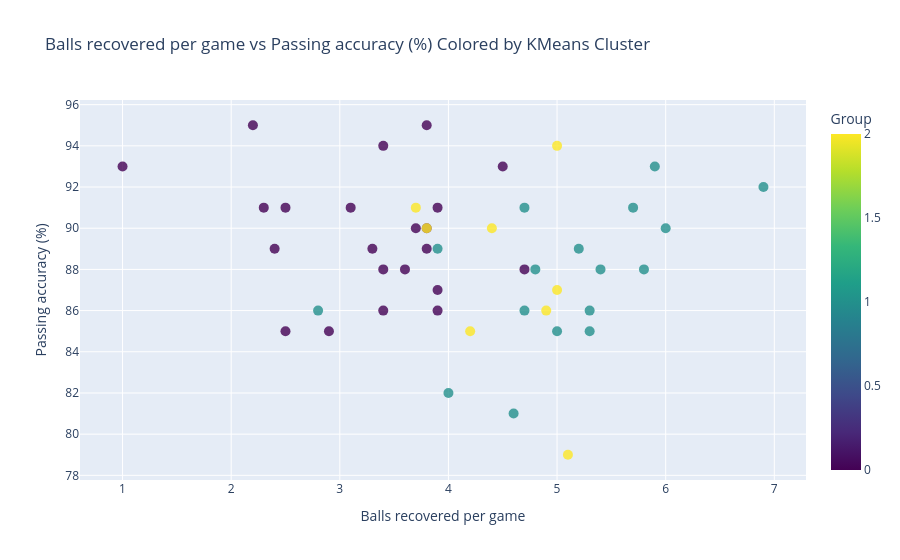

Here is the notebook cell this chart was saved with:
### Code cell
import plotly.express as px
from sklearn.preprocessing import StandardScaler
from sklearn.cluster import KMeans

# Convert percentage strings to float
percent_cols = [
    'Passing accuracy (%)',
    'Long pass accuracy (%)',
    'Successful dribbles per 90 (%)',
    'Aerial duels won per 90 (%)'
]
for col in percent_cols:
    df[col] = df[col].astype(float)

# Select relevant numeric features
numeric_cols = [
    'Key passes per 90',
    'Passing accuracy (%)',
    'Interceptions per 90',
    'Tackles per 90',
    'Balls recovered per game',
    'Total duels won per game',
    'Duels won (%)',
    'Errors leading to goal or shot per 90',
    'Successful dribbles per 90',
    'Successful dribbles per 90 (%)',
    'Aerial duels won per 90 (%)',
    'Cards per 90'
]

numeric_cols_labels = [
    'KPs',
    'Pass(%)',
    'Ints',
    'Tackles',
    'Recs',
    'DWPG',
    'DW(%)',
    'Er90',
    'SucDribs',
    'SucDribs(%)',
    'ADs(%)',
    'Cards'
]

df[numeric_cols] = df[numeric_cols].apply(pd.to_numeric, errors='coerce')

# KMeans clustering
X = df[numeric_cols]
X_scaled = StandardScaler().fit_transform(X)
df['Group'] = KMeans(n_clusters=3, random_state=42).fit_predict(X_scaled)

# Scatter plot with cluster labels

x_variable = 'Balls recovered per game'
y_variable = 'Passing accuracy (%)'

fig_scatter = px.scatter(
    df,
    x=x_variable,
    y=y_variable,
    color='Group',
    #text='Name',
    hover_name='Name',
    title=f'{x_variable} vs {y_variable} Colored by KMeans Cluster',
    color_continuous_scale=px.colors.sequential.Viridis
)

# fig_scatter.update_traces(
#     marker=dict(size=10, opacity=0.8),
#     textposition='top center'  # places names above points
# )

fig_scatter.update_traces(marker=dict(size=10, opacity=0.8))
fig_scatter.update_layout(height=600)
fig_scatter.show()

### Figure 1 — Plotly figure (JSON) as saved in the notebook; plotly's stock layout.template omitted (floating-point values rounded to 4 significant figures)
{"data": [{"hovertemplate": "<b>%{hovertext}</b><br><br>Balls recovered per game=%{x}<br>Passing accuracy (%)=%{y}<br>Group=%{marker.color}<extra></extra>", "hovertext": ["Florentino Luis", "Ederson", "Felix Nmecha", "Angelo Stiller", "Morten Hjulmand", "Adam Wharton", "Yehor Yarmolyuk", "Mateus Fernandes", "André", "Carlos Baleba", "Samuele Ricci", "Yannik Engelhardt", "Manu Koné", "Máximo Perrone", "Mandela Keita", "Morten Frendrup", "Nicolò Rovella", "Enzo Barrenechea", "Samú Costa", "Sergi Altimira", "Mario Martin", "Pol Lozano", "Pierre Ekwah", "Tanner Tessmann", "Valentin Atangana Edoa", "Nicolas Seiwald", "Arthur Vermeeren", "Richard Ríos", "Demir Ege Tıknaz", "Mirko Topić", "Alonzo Engwanda", "Enric Llansana", "Rodrigo Bentancur", "Ryan Gravenberch", "Thomas Partey", "Rodri", "Moises Caicedo", "Sandro Tonali", "Calhanoglu", "Aleksandar Pavlovic", "Vitinha", "Frenkie de Jong", "Gavi", "Tchouameni", "Dani Ceballos", "Koke", "Palhinha"], "legendgroup": "", "marker": {"color": [1, 2, 0, 2, 1, 2, 0, 1, 1, 1, 0, 0, 0, 2, 0, 1, 1, 0, 1, 0, 1, 0, 1, 0, 0, 2, 0, 1, 1, 0, 0, 1, 0, 1, 1, 1, 1, 2, 2, 0, 2, 0, 0, 0, 0, 0, 0], "coloraxis": "coloraxis", "opacity": 0.8, "size": 10, "symbol": "circle"}, "mode": "markers", "name": "", "orientation": "v", "showlegend": false, "type": "scatter", "x": [4.8, 5, 3.3, 4.4, 5.7, 5.1, 3.6, 5, 5.9, 5.8, 3.8, 2.4, 3.9, 3.7, 3.1, 5.3, 4.7, 3.9, 4, 3.7, 2.8, 2.9, 5.4, 2.5, 3.4, 4.2, 3.4, 5.3, 4.7, 3.9, 2.5, 4.6, 4.7, 5.2, 3.9, 6.9, 6, 4.9, 3.8, 3.4, 5, 2.2, 2.3, 4.5, 3.8, 3.8, 1], "xaxis": "x", "y": [88, 87, 89, 90, 91, 79, 88, 85, 93, 88, 90, 89, 91, 91, 91, 86, 91, 87, 82, 90, 86, 85, 88, 91, 88, 85, 86, 85, 86, 86, 85, 81, 88, 89, 89, 92, 90, 86, 90, 94, 94, 95, 91, 93, 95, 89, 93], "yaxis": "y"}], "layout": {"autosize": true, "coloraxis": {"colorbar": {"title": {"text": "Group"}}, "colorscale": [[0, "#440154"], [0.1111, "#482878"], [0.2222, "#3e4989"], [0.3333, "#31688e"], [0.4444, "#26828e"], [0.5556, "#1f9e89"], [0.6667, "#35b779"], [0.7778, "#6ece58"], [0.8889, "#b5de2b"], [1, "#fde725"]]}, "legend": {"tracegroupgap": 0}, "title": {"text": "Balls recovered per game vs Passing accuracy (%) Colored by KMeans Cluster"}, "xaxis": {"anchor": "y", "autorange": true, "domain": [0, 1], "range": [0.6221, 7.278], "title": {"text": "Balls recovered per game"}, "type": "linear"}, "yaxis": {"anchor": "x", "autorange": true, "domain": [0, 1], "range": [77.81, 96.19], "title": {"text": "Passing accuracy (%)"}, "type": "linear"}}}
